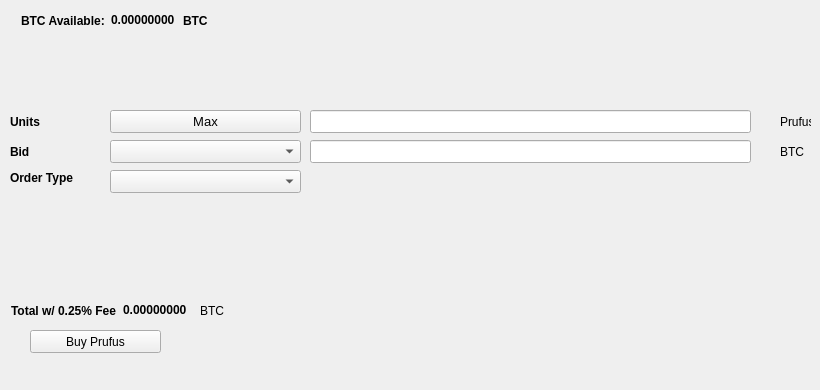
   <widget class="QWidget" name="BuyTab">
    <attribute name="title">
     <string>Buy</string>
    </attribute>
    <widget class="QPushButton" name="BuyPrufus">
     <property name="geometry">
      <rect>
       <x>30</x>
       <y>330</y>
       <width>131</width>
       <height>23</height>
      </rect>
     </property>
     <property name="text">
      <string>Buy Prufus</string>
     </property>
     <property name="icon">
      <iconset resource="../prufus.qrc">
       <normaloff>:/icons/bitcoin</normaloff>:/icons/bitcoin</iconset>
     </property>
    </widget>
    <widget class="QLabel" name="label_3">
     <property name="geometry">
      <rect>
       <x>10</x>
       <y>110</y>
       <width>46</width>
       <height>23</height>
      </rect>
     </property>
     <property name="font">
      <font>
       <weight>75</weight>
       <bold>true</bold>
      </font>
     </property>
     <property name="text">
      <string>Units</string>
     </property>
    </widget>
    <widget class="QLineEdit" name="UnitsInput">
     <property name="geometry">
      <rect>
       <x>310</x>
       <y>110</y>
       <width>441</width>
       <height>23</height>
      </rect>
     </property>
     <property name="font">
      <font>
       <pointsize>9</pointsize>
       <weight>75</weight>
       <bold>true</bold>
      </font>
     </property>
    </widget>
    <widget class="QLineEdit" name="BuyBidPriceEdit">
     <property name="geometry">
      <rect>
       <x>310</x>
       <y>140</y>
       <width>441</width>
       <height>23</height>
      </rect>
     </property>
     <property name="font">
      <font>
       <pointsize>9</pointsize>
       <weight>75</weight>
       <bold>true</bold>
      </font>
     </property>
    </widget>
    <widget class="QLabel" name="label_4">
     <property name="geometry">
      <rect>
       <x>780</x>
       <y>110</y>
       <width>31</width>
       <height>23</height>
      </rect>
     </property>
     <property name="text">
      <string>Prufus</string>
     </property>
    </widget>
    <widget class="QLabel" name="label_5">
     <property name="geometry">
      <rect>
       <x>780</x>
       <y>140</y>
       <width>31</width>
       <height>23</height>
      </rect>
     </property>
     <property name="text">
      <string>BTC</string>
     </property>
    </widget>
    <widget class="QLabel" name="label_6">
     <property name="geometry">
      <rect>
       <x>10</x>
       <y>140</y>
       <width>46</width>
       <height>23</height>
      </rect>
     </property>
     <property name="font">
      <font>
       <weight>75</weight>
       <bold>true</bold>
      </font>
     </property>
     <property name="text">
      <string>Bid</string>
     </property>
    </widget>
    <widget class="QLabel" name="label_7">
     <property name="geometry">
      <rect>
       <x>10</x>
       <y>170</y>
       <width>91</width>
       <height>16</height>
      </rect>
     </property>
     <property name="font">
      <font>
       <weight>75</weight>
       <bold>true</bold>
      </font>
     </property>
     <property name="text">
      <string>Order Type</string>
     </property>
    </widget>
    <widget class="QPushButton" name="Buy_Max_Amount">
     <property name="geometry">
      <rect>
       <x>110</x>
       <y>110</y>
       <width>191</width>
       <height>23</height>
      </rect>
     </property>
     <property name="font">
      <font>
       <pointsize>10</pointsize>
      </font>
     </property>
     <property name="text">
      <string>Max</string>
     </property>
    </widget>
    <widget class="QComboBox" name="BuyBidcomboBox">
     <property name="geometry">
      <rect>
       <x>110</x>
       <y>140</y>
       <width>191</width>
       <height>23</height>
      </rect>
     </property>
     <property name="font">
      <font>
       <pointsize>10</pointsize>
      </font>
     </property>
    </widget>
    <widget class="QComboBox" name="buyOrdertypeCombo">
     <property name="geometry">
      <rect>
       <x>110</x>
       <y>170</y>
       <width>191</width>
       <height>23</height>
      </rect>
     </property>
     <property name="font">
      <font>
       <pointsize>10</pointsize>
      </font>
     </property>
    </widget>
    <widget class="QWidget" name="layoutWidget1">
     <property name="geometry">
      <rect>
       <x>21</x>
       <y>11</y>
       <width>227</width>
       <height>19</height>
      </rect>
     </property>
     <layout class="QHBoxLayout" name="horizontalLayout_3">
      <item>
       <widget class="QLabel" name="label232">
        <property name="font">
         <font>
          <weight>75</weight>
          <bold>true</bold>
         </font>
        </property>
        <property name="text">
         <string>BTC Available:</string>
        </property>
       </widget>
      </item>
      <item>
       <widget class="QLabel" name="BtcAvailableLbl">
        <property name="palette">
         <palette>
          <active>
           <colorrole role="WindowText">
            <brush brushstyle="SolidPattern">
             <color alpha="255">
              <red>0</red>
              <green>0</green>
              <blue>0</blue>
             </color>
            </brush>
           </colorrole>
           <colorrole role="Button">
            <brush brushstyle="SolidPattern">
             <color alpha="255">
              <red>0</red>
              <green>170</green>
              <blue>0</blue>
             </color>
            </brush>
           </colorrole>
           <colorrole role="Light">
            <brush brushstyle="SolidPattern">
             <color alpha="255">
              <red>0</red>
              <green>255</green>
              <blue>0</blue>
             </color>
            </brush>
           </colorrole>
           <colorrole role="Midlight">
            <brush brushstyle="SolidPattern">
             <color alpha="255">
              <red>0</red>
              <green>212</green>
              <blue>0</blue>
             </color>
            </brush>
           </colorrole>
           <colorrole role="Dark">
            <brush brushstyle="SolidPattern">
             <color alpha="255">
              <red>0</red>
              <green>85</green>
              <blue>0</blue>
             </color>
            </brush>
           </colorrole>
           <colorrole role="Mid">
            <brush brushstyle="SolidPattern">
             <color alpha="255">
              <red>0</red>
              <green>113</green>
              <blue>0</blue>
             </color>
            </brush>
           </colorrole>
           <colorrole role="Text">
            <brush brushstyle="SolidPattern">
             <color alpha="255">
              <red>0</red>
              <green>170</green>
              <blue>0</blue>
             </color>
            </brush>
           </colorrole>
           <colorrole role="BrightText">
            <brush brushstyle="SolidPattern">
             <color alpha="255">
              <red>255</red>
              <green>255</green>
              <blue>255</blue>
             </color>
            </brush>
           </colorrole>
           <colorrole role="ButtonText">
            <brush brushstyle="SolidPattern">
             <color alpha="255">
              <red>0</red>
              <green>0</green>
              <blue>0</blue>
             </color>
            </brush>
           </colorrole>
           <colorrole role="Base">
            <brush brushstyle="SolidPattern">
             <color alpha="255">
              <red>255</red>
              <green>255</green>
              <blue>255</blue>
             </color>
            </brush>
           </colorrole>
           <colorrole role="Window">
            <brush brushstyle="SolidPattern">
             <color alpha="255">
              <red>0</red>
              <green>170</green>
              <blue>0</blue>
             </color>
            </brush>
           </colorrole>
           <colorrole role="Shadow">
            <brush brushstyle="SolidPattern">
             <color alpha="255">
              <red>0</red>
              <green>0</green>
              <blue>0</blue>
             </color>
            </brush>
           </colorrole>
           <colorrole role="AlternateBase">
            <brush brushstyle="SolidPattern">
             <color alpha="255">
              <red>127</red>
              <green>212</green>
              <blue>127</blue>
             </color>
            </brush>
           </colorrole>
           <colorrole role="ToolTipBase">
            <brush brushstyle="SolidPattern">
             <color alpha="255">
              <red>255</red>
              <green>255</green>
              <blue>220</blue>
             </color>
            </brush>
           </colorrole>
           <colorrole role="ToolTipText">
            <brush brushstyle="SolidPattern">
             <color alpha="255">
              <red>0</red>
              <green>0</green>
              <blue>0</blue>
             </color>
            </brush>
           </colorrole>
          </active>
          <inactive>
           <colorrole role="WindowText">
            <brush brushstyle="SolidPattern">
             <color alpha="255">
              <red>0</red>
              <green>0</green>
              <blue>0</blue>
             </color>
            </brush>
           </colorrole>
           <colorrole role="Button">
            <brush brushstyle="SolidPattern">
             <color alpha="255">
              <red>0</red>
              <green>170</green>
              <blue>0</blue>
             </color>
            </brush>
           </colorrole>
           <colorrole role="Light">
            <brush brushstyle="SolidPattern">
             <color alpha="255">
              <red>0</red>
              <green>255</green>
              <blue>0</blue>
             </color>
            </brush>
           </colorrole>
           <colorrole role="Midlight">
            <brush brushstyle="SolidPattern">
             <color alpha="255">
              <red>0</red>
              <green>212</green>
              <blue>0</blue>
             </color>
            </brush>
           </colorrole>
           <colorrole role="Dark">
            <brush brushstyle="SolidPattern">
             <color alpha="255">
              <red>0</red>
              <green>85</green>
              <blue>0</blue>
             </color>
            </brush>
           </colorrole>
           <colorrole role="Mid">
            <brush brushstyle="SolidPattern">
             <color alpha="255">
              <red>0</red>
              <green>113</green>
              <blue>0</blue>
             </color>
            </brush>
           </colorrole>
           <colorrole role="Text">
            <brush brushstyle="SolidPattern">
             <color alpha="255">
              <red>0</red>
              <green>170</green>
              <blue>0</blue>
             </color>
            </brush>
           </colorrole>
           <colorrole role="BrightText">
            <brush brushstyle="SolidPattern">
             <color alpha="255">
              <red>255</red>
              <green>255</green>
              <blue>255</blue>
             </color>
            </brush>
           </colorrole>
           <colorrole role="ButtonText">
            <brush brushstyle="SolidPattern">
             <color alpha="255">
              <red>0</red>
              <green>0</green>
              <blue>0</blue>
             </color>
            </brush>
           </colorrole>
           <colorrole role="Base">
            <brush brushstyle="SolidPattern">
             <color alpha="255">
              <red>255</red>
              <green>255</green>
              <blue>255</blue>
             </color>
            </brush>
           </colorrole>
           <colorrole role="Window">
            <brush brushstyle="SolidPattern">
             <color alpha="255">
              <red>0</red>
              <green>170</green>
              <blue>0</blue>
             </color>
            </brush>
           </colorrole>
           <colorrole role="Shadow">
            <brush brushstyle="SolidPattern">
             <color alpha="255">
              <red>0</red>
              <green>0</green>
              <blue>0</blue>
             </color>
            </brush>
           </colorrole>
           <colorrole role="AlternateBase">
            <brush brushstyle="SolidPattern">
             <color alpha="255">
              <red>127</red>
              <green>212</green>
              <blue>127</blue>
             </color>
            </brush>
           </colorrole>
           <colorrole role="ToolTipBase">
            <brush brushstyle="SolidPattern">
             <color alpha="255">
              <red>255</red>
              <green>255</green>
              <blue>220</blue>
             </color>
            </brush>
           </colorrole>
           <colorrole role="ToolTipText">
            <brush brushstyle="SolidPattern">
             <color alpha="255">
              <red>0</red>
              <green>0</green>
              <blue>0</blue>
             </color>
            </brush>
           </colorrole>
          </inactive>
          <disabled>
           <colorrole role="WindowText">
            <brush brushstyle="SolidPattern">
             <color alpha="255">
              <red>0</red>
              <green>85</green>
              <blue>0</blue>
             </color>
            </brush>
           </colorrole>
           <colorrole role="Button">
            <brush brushstyle="SolidPattern">
             <color alpha="255">
              <red>0</red>
              <green>170</green>
              <blue>0</blue>
             </color>
            </brush>
           </colorrole>
           <colorrole role="Light">
            <brush brushstyle="SolidPattern">
             <color alpha="255">
              <red>0</red>
              <green>255</green>
              <blue>0</blue>
             </color>
            </brush>
           </colorrole>
           <colorrole role="Midlight">
            <brush brushstyle="SolidPattern">
             <color alpha="255">
              <red>0</red>
              <green>212</green>
              <blue>0</blue>
             </color>
            </brush>
           </colorrole>
           <colorrole role="Dark">
            <brush brushstyle="SolidPattern">
             <color alpha="255">
              <red>0</red>
              <green>85</green>
              <blue>0</blue>
             </color>
            </brush>
           </colorrole>
           <colorrole role="Mid">
            <brush brushstyle="SolidPattern">
             <color alpha="255">
              <red>0</red>
              <green>113</green>
              <blue>0</blue>
             </color>
            </brush>
           </colorrole>
           <colorrole role="Text">
            <brush brushstyle="SolidPattern">
             <color alpha="255">
              <red>0</red>
              <green>85</green>
              <blue>0</blue>
             </color>
            </brush>
           </colorrole>
           <colorrole role="BrightText">
            <brush brushstyle="SolidPattern">
             <color alpha="255">
              <red>255</red>
              <green>255</green>
              <blue>255</blue>
             </color>
            </brush>
           </colorrole>
           <colorrole role="ButtonText">
            <brush brushstyle="SolidPattern">
             <color alpha="255">
              <red>0</red>
              <green>85</green>
              <blue>0</blue>
             </color>
            </brush>
           </colorrole>
           <colorrole role="Base">
            <brush brushstyle="SolidPattern">
             <color alpha="255">
              <red>0</red>
              <green>170</green>
              <blue>0</blue>
             </color>
            </brush>
           </colorrole>
           <colorrole role="Window">
            <brush brushstyle="SolidPattern">
             <color alpha="255">
              <red>0</red>
              <green>170</green>
              <blue>0</blue>
             </color>
            </brush>
           </colorrole>
           <colorrole role="Shadow">
            <brush brushstyle="SolidPattern">
             <color alpha="255">
              <red>0</red>
              <green>0</green>
              <blue>0</blue>
             </color>
            </brush>
           </colorrole>
           <colorrole role="AlternateBase">
            <brush brushstyle="SolidPattern">
             <color alpha="255">
              <red>0</red>
              <green>170</green>
              <blue>0</blue>
             </color>
            </brush>
           </colorrole>
           <colorrole role="ToolTipBase">
            <brush brushstyle="SolidPattern">
             <color alpha="255">
              <red>255</red>
              <green>255</green>
              <blue>220</blue>
             </color>
            </brush>
           </colorrole>
           <colorrole role="ToolTipText">
            <brush brushstyle="SolidPattern">
             <color alpha="255">
              <red>0</red>
              <green>0</green>
              <blue>0</blue>
             </color>
            </brush>
           </colorrole>
          </disabled>
         </palette>
        </property>
        <property name="font">
         <font>
          <weight>75</weight>
          <bold>true</bold>
         </font>
        </property>
        <property name="text">
         <string>0.00000000</string>
        </property>
        <property name="textInteractionFlags">
         <set>Qt::LinksAccessibleByMouse|Qt::TextSelectableByKeyboard|Qt::TextSelectableByMouse</set>
        </property>
       </widget>
      </item>
      <item>
       <widget class="QLabel" name="BtcAvailableLbl_2">
        <property name="font">
         <font>
          <weight>75</weight>
          <bold>true</bold>
         </font>
        </property>
        <property name="text">
         <string>BTC</string>
        </property>
       </widget>
      </item>
     </layout>
    </widget>
    <widget class="QWidget" name="layoutWidge2">
     <property name="geometry">
      <rect>
       <x>11</x>
       <y>301</y>
       <width>259</width>
       <height>19</height>
      </rect>
     </property>
     <layout class="QHBoxLayout" name="horizontalLayout_4">
      <item>
       <widget class="QLabel" name="label_9">
        <property name="font">
         <font>
          <weight>75</weight>
          <bold>true</bold>
         </font>
        </property>
        <property name="text">
         <string>Total w/ 0.25% Fee</string>
        </property>
       </widget>
      </item>
      <item>
       <widget class="QLabel" name="BuyCostLabel">
        <property name="palette">
         <palette>
          <active>
           <colorrole role="WindowText">
            <brush brushstyle="SolidPattern">
             <color alpha="255">
              <red>0</red>
              <green>0</green>
              <blue>0</blue>
             </color>
            </brush>
           </colorrole>
           <colorrole role="Button">
            <brush brushstyle="SolidPattern">
             <color alpha="255">
              <red>0</red>
              <green>170</green>
              <blue>0</blue>
             </color>
            </brush>
           </colorrole>
           <colorrole role="Light">
            <brush brushstyle="SolidPattern">
             <color alpha="255">
              <red>0</red>
              <green>255</green>
              <blue>0</blue>
             </color>
            </brush>
           </colorrole>
           <colorrole role="Midlight">
            <brush brushstyle="SolidPattern">
             <color alpha="255">
              <red>0</red>
              <green>212</green>
              <blue>0</blue>
             </color>
            </brush>
           </colorrole>
           <colorrole role="Dark">
            <brush brushstyle="SolidPattern">
             <color alpha="255">
              <red>0</red>
              <green>85</green>
              <blue>0</blue>
             </color>
            </brush>
           </colorrole>
           <colorrole role="Mid">
            <brush brushstyle="SolidPattern">
             <color alpha="255">
              <red>0</red>
              <green>113</green>
              <blue>0</blue>
             </color>
            </brush>
           </colorrole>
           <colorrole role="Text">
            <brush brushstyle="SolidPattern">
             <color alpha="255">
              <red>0</red>
              <green>170</green>
              <blue>0</blue>
             </color>
            </brush>
           </colorrole>
           <colorrole role="BrightText">
            <brush brushstyle="SolidPattern">
             <color alpha="255">
              <red>255</red>
              <green>255</green>
              <blue>255</blue>
             </color>
            </brush>
           </colorrole>
           <colorrole role="ButtonText">
            <brush brushstyle="SolidPattern">
             <color alpha="255">
              <red>0</red>
              <green>0</green>
              <blue>0</blue>
             </color>
            </brush>
           </colorrole>
           <colorrole role="Base">
            <brush brushstyle="SolidPattern">
             <color alpha="255">
              <red>255</red>
              <green>255</green>
              <blue>255</blue>
             </color>
            </brush>
           </colorrole>
           <colorrole role="Window">
            <brush brushstyle="SolidPattern">
             <color alpha="255">
              <red>0</red>
              <green>170</green>
              <blue>0</blue>
             </color>
            </brush>
           </colorrole>
           <colorrole role="Shadow">
            <brush brushstyle="SolidPattern">
             <color alpha="255">
              <red>0</red>
              <green>0</green>
              <blue>0</blue>
             </color>
            </brush>
           </colorrole>
           <colorrole role="AlternateBase">
            <brush brushstyle="SolidPattern">
             <color alpha="255">
              <red>127</red>
              <green>212</green>
              <blue>127</blue>
             </color>
            </brush>
           </colorrole>
           <colorrole role="ToolTipBase">
            <brush brushstyle="SolidPattern">
             <color alpha="255">
              <red>255</red>
              <green>255</green>
              <blue>220</blue>
             </color>
            </brush>
           </colorrole>
           <colorrole role="ToolTipText">
            <brush brushstyle="SolidPattern">
             <color alpha="255">
              <red>0</red>
              <green>0</green>
              <blue>0</blue>
             </color>
            </brush>
           </colorrole>
          </active>
          <inactive>
           <colorrole role="WindowText">
            <brush brushstyle="SolidPattern">
             <color alpha="255">
              <red>0</red>
              <green>0</green>
              <blue>0</blue>
             </color>
            </brush>
           </colorrole>
           <colorrole role="Button">
            <brush brushstyle="SolidPattern">
             <color alpha="255">
              <red>0</red>
              <green>170</green>
              <blue>0</blue>
             </color>
            </brush>
           </colorrole>
           <colorrole role="Light">
            <brush brushstyle="SolidPattern">
             <color alpha="255">
              <red>0</red>
              <green>255</green>
              <blue>0</blue>
             </color>
            </brush>
           </colorrole>
           <colorrole role="Midlight">
            <brush brushstyle="SolidPattern">
             <color alpha="255">
              <red>0</red>
              <green>212</green>
              <blue>0</blue>
             </color>
            </brush>
           </colorrole>
           <colorrole role="Dark">
            <brush brushstyle="SolidPattern">
             <color alpha="255">
              <red>0</red>
              <green>85</green>
              <blue>0</blue>
             </color>
            </brush>
           </colorrole>
           <colorrole role="Mid">
            <brush brushstyle="SolidPattern">
             <color alpha="255">
              <red>0</red>
              <green>113</green>
              <blue>0</blue>
             </color>
            </brush>
           </colorrole>
           <colorrole role="Text">
            <brush brushstyle="SolidPattern">
             <color alpha="255">
              <red>0</red>
              <green>170</green>
              <blue>0</blue>
             </color>
            </brush>
           </colorrole>
           <colorrole role="BrightText">
            <brush brushstyle="SolidPattern">
             <color alpha="255">
              <red>255</red>
              <green>255</green>
              <blue>255</blue>
             </color>
            </brush>
           </colorrole>
           <colorrole role="ButtonText">
            <brush brushstyle="SolidPattern">
             <color alpha="255">
              <red>0</red>
              <green>0</green>
              <blue>0</blue>
             </color>
            </brush>
           </colorrole>
           <colorrole role="Base">
            <brush brushstyle="SolidPattern">
             <color alpha="255">
              <red>255</red>
              <green>255</green>
              <blue>255</blue>
             </color>
            </brush>
           </colorrole>
           <colorrole role="Window">
            <brush brushstyle="SolidPattern">
             <color alpha="255">
              <red>0</red>
              <green>170</green>
              <blue>0</blue>
             </color>
            </brush>
           </colorrole>
           <colorrole role="Shadow">
            <brush brushstyle="SolidPattern">
             <color alpha="255">
              <red>0</red>
              <green>0</green>
              <blue>0</blue>
             </color>
            </brush>
           </colorrole>
           <colorrole role="AlternateBase">
            <brush brushstyle="SolidPattern">
             <color alpha="255">
              <red>127</red>
              <green>212</green>
              <blue>127</blue>
             </color>
            </brush>
           </colorrole>
           <colorrole role="ToolTipBase">
            <brush brushstyle="SolidPattern">
             <color alpha="255">
              <red>255</red>
              <green>255</green>
              <blue>220</blue>
             </color>
            </brush>
           </colorrole>
           <colorrole role="ToolTipText">
            <brush brushstyle="SolidPattern">
             <color alpha="255">
              <red>0</red>
              <green>0</green>
              <blue>0</blue>
             </color>
            </brush>
           </colorrole>
          </inactive>
          <disabled>
           <colorrole role="WindowText">
            <brush brushstyle="SolidPattern">
             <color alpha="255">
              <red>0</red>
              <green>85</green>
              <blue>0</blue>
             </color>
            </brush>
           </colorrole>
           <colorrole role="Button">
            <brush brushstyle="SolidPattern">
             <color alpha="255">
              <red>0</red>
              <green>170</green>
              <blue>0</blue>
             </color>
            </brush>
           </colorrole>
           <colorrole role="Light">
            <brush brushstyle="SolidPattern">
             <color alpha="255">
              <red>0</red>
              <green>255</green>
              <blue>0</blue>
             </color>
            </brush>
           </colorrole>
           <colorrole role="Midlight">
            <brush brushstyle="SolidPattern">
             <color alpha="255">
              <red>0</red>
              <green>212</green>
              <blue>0</blue>
             </color>
            </brush>
           </colorrole>
           <colorrole role="Dark">
            <brush brushstyle="SolidPattern">
             <color alpha="255">
              <red>0</red>
              <green>85</green>
              <blue>0</blue>
             </color>
            </brush>
           </colorrole>
           <colorrole role="Mid">
            <brush brushstyle="SolidPattern">
             <color alpha="255">
              <red>0</red>
              <green>113</green>
              <blue>0</blue>
             </color>
            </brush>
           </colorrole>
           <colorrole role="Text">
            <brush brushstyle="SolidPattern">
             <color alpha="255">
              <red>0</red>
              <green>85</green>
              <blue>0</blue>
             </color>
            </brush>
           </colorrole>
           <colorrole role="BrightText">
            <brush brushstyle="SolidPattern">
             <color alpha="255">
              <red>255</red>
              <green>255</green>
              <blue>255</blue>
             </color>
            </brush>
           </colorrole>
           <colorrole role="ButtonText">
            <brush brushstyle="SolidPattern">
             <color alpha="255">
              <red>0</red>
              <green>85</green>
              <blue>0</blue>
             </color>
            </brush>
           </colorrole>
           <colorrole role="Base">
            <brush brushstyle="SolidPattern">
             <color alpha="255">
              <red>0</red>
              <green>170</green>
              <blue>0</blue>
             </color>
            </brush>
           </colorrole>
           <colorrole role="Window">
            <brush brushstyle="SolidPattern">
             <color alpha="255">
              <red>0</red>
              <green>170</green>
              <blue>0</blue>
             </color>
            </brush>
           </colorrole>
           <colorrole role="Shadow">
            <brush brushstyle="SolidPattern">
             <color alpha="255">
              <red>0</red>
              <green>0</green>
              <blue>0</blue>
             </color>
            </brush>
           </colorrole>
           <colorrole role="AlternateBase">
            <brush brushstyle="SolidPattern">
             <color alpha="255">
              <red>0</red>
              <green>170</green>
              <blue>0</blue>
             </color>
            </brush>
           </colorrole>
           <colorrole role="ToolTipBase">
            <brush brushstyle="SolidPattern">
             <color alpha="255">
              <red>255</red>
              <green>255</green>
              <blue>220</blue>
             </color>
            </brush>
           </colorrole>
           <colorrole role="ToolTipText">
            <brush brushstyle="SolidPattern">
             <color alpha="255">
              <red>0</red>
              <green>0</green>
              <blue>0</blue>
             </color>
            </brush>
           </colorrole>
          </disabled>
         </palette>
        </property>
        <property name="font">
         <font>
          <weight>75</weight>
          <bold>true</bold>
         </font>
        </property>
        <property name="autoFillBackground">
         <bool>false</bool>
        </property>
        <property name="text">
         <string>0.00000000</string>
        </property>
        <property name="textInteractionFlags">
         <set>Qt::LinksAccessibleByMouse|Qt::TextSelectableByMouse</set>
        </property>
       </widget>
      </item>
      <item>
       <widget class="QLabel" name="label_10">
        <property name="font">
         <font>
          <weight>50</weight>
          <bold>false</bold>
         </font>
        </property>
        <property name="text">
         <string>BTC</string>
        </property>
       </widget>
      </item>
     </layout>
    </widget>
    <widget class="QLabel" name="label_24">
     <property name="geometry">
      <rect>
       <x>460</x>
       <y>300</y>
       <width>281</width>
       <height>81</height>
      </rect>
     </property>
     <property name="text">
      <string/>
     </property>
     <property name="pixmap">
      <pixmap>:/images/bittrex</pixmap>
     </property>
    </widget>
   </widget>
